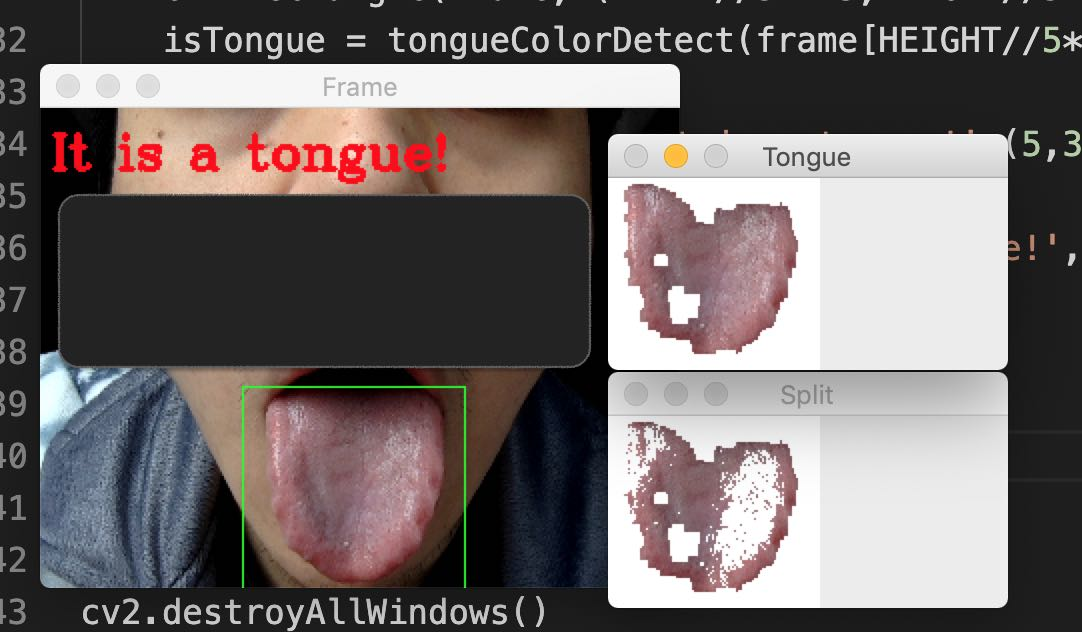
#> input picture example.jpg, 1082 x 632 px, given in place of the camera
$ python detectTougue.py
#> lines starting #> are read from the running program, lines starting #| are printed output that depends on the picture; after the words box and inside, x2 and y2 are one past the last pixel; in counts of white or black regions, pixels touching at a corner belong together; long printed decimals are rounded
#> further down, frame is the input picture: shape (632, 1082, 3); mean B, G, R 104.9, 105.2, 112.3
#> `cv2.rectangle(frame, (WIDTH//3 - 5,HEIGHT//5*3 - 5), (WIDTH//3*2, HEIG..`: frame: shape (632, 1082, 3); 0.06% of pixels changed, all inside (x1, y1, x2, y2) = (101, 139, 213, 241)
import numpy as np
import cv2
from matplotlib import pyplot as plt

# 函数功能:求出输入矩阵中所有不为0元素的最大值与最小值
# 输入:矩阵
# 输出:最大值与最小值
def getMyMaxAndMin(I):
    myMax = 0
    myMin = 255
    rows,columns= I.shape
    for i in range(rows):
        for j in range(columns):
            if I[i][j] != 0:
                if I[i][j] > myMax:
                    myMax = I[i][j]
                if I[i][j] < myMin:
                    myMin = I[i][j]
    return myMax,myMin

# 函数功能:迭代法确定色度法中的阈值，忽略矩阵中所有为0的元素
# 输入:矩阵
# 输出:符合要求的阈值
def iterativeThreshold(I):
    rows,columns= I.shape
    myMax,myMin = getMyMaxAndMin(I)
    T = (myMax + myMin) / 2
    temp = T

    while True:
        #计算所有小于temp且不为0元素的平均值
        leftCount = 0
        leftSum = 0
        for i in range(rows):
            for j in range(columns):
                if I[i][j] != 0 and I[i][j] < temp:
                    leftCount += 1
                    leftSum += I[i][j]
        if leftCount != 0:
            leftAvg = leftSum / leftCount
        else:
            leftAvg = 0

        #计算所有大于temp且不为0元素的平均值
        rightCount = 0
        rightSum = 0
        for i in range(rows):
            for j in range(columns):
                if I[i][j] != 0 and I[i][j] >= temp:
                    rightCount += 1
                    rightSum += I[i][j]
        if rightCount != 0:
            rightAvg = rightSum / rightCount
        else:
            rightAvg = 0

        T = (leftAvg + rightAvg) / 2
        if temp == T:
            break
        temp = T

    return T

# 函数功能:将输入图像拆分为H,S,V通道,并进行一系列处理提出舌头的轮廓
# 输入:原始图像
# 输出:二值化的closing矩阵，舌头区域为255，非舌头区域为0
def hsvDeal(img):
    hsv = cv2.cvtColor(img,cv2.COLOR_BGR2HSV)
#> hsv: shape (96, 106, 3); mean H, S, V 32.1, 59.8, 125.8
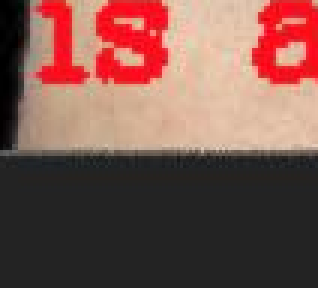
#> img: shape (96, 106, 3) (shown 3 times larger); mean of channels 0, 1, 2 78.3, 86, 125.6; drawn as B, G, R
    h = hsv[:,:,0]
    s = hsv[:,:,1]
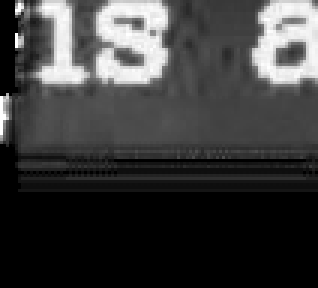
#> s: shape (96, 106) (shown 3 times larger); min 0, max 255, mean 59.8
    v = hsv[:,:,2]
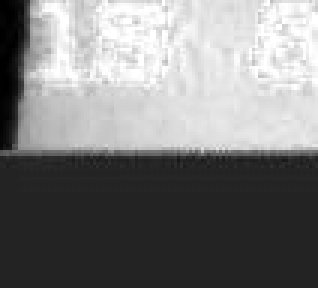
#> v: shape (96, 106) (shown 3 times larger); min 0, max 255, mean 125.8
    #二值化H通道与V通道
    _,thresh_h = cv2.threshold(h,127,255,cv2.THRESH_BINARY)
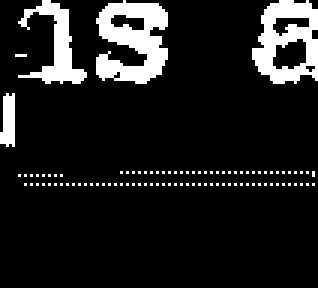
#> thresh_h: shape (96, 106) (shown 3 times larger); 11.7% white; 95 white regions (91 under 20 px), largest, box (x1, y1, x2, y2) and area: (32, 0, 56, 28) 427, (84, 0, 106, 28) 363, (6, 0, 29, 28) 233, (0, 31, 5, 49) 72
    _,thresh_v = cv2.threshold(v,127,255,cv2.THRESH_BINARY)
#> thresh_v: shape (96, 106); 48.1% white; 1 white region, box (x1, y1, x2, y2) and area: (6, 0, 106, 51) 4896
    #对H通道与V通道进行“与”运算
    hAndV = cv2.bitwise_and(thresh_h,thresh_v)
#> hAndV: shape (96, 106); 9.9% white; 3 white regions, box (x1, y1, x2, y2) and area: (32, 0, 56, 28) 427, (84, 0, 106, 28) 363, (8, 0, 29, 28) 217
    #进行形态学“闭”运算，先膨胀后腐蚀
    kernel = np.ones((5, 5), np.uint8)
    closing = cv2.morphologyEx(hAndV, cv2.MORPH_CLOSE, kernel)
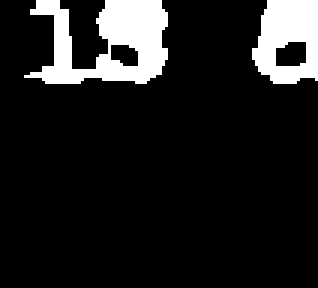
#> closing: shape (96, 106) (shown 3 times larger); 12% white; 2 white regions, box (x1, y1, x2, y2) and area: (8, 0, 56, 28) 765, (84, 0, 106, 28) 453
    #返回提取出的舌头轮廓
    return closing

# 函数功能:色度阈值法判断图像是否是舌头
# 输入:原图像
# 输出:bool值
def tongueColorDetect(img):
    #提取出舌头区域
    closing = hsvDeal(img)
    #舌头的掩膜,舌头区域为1，非舌头区域为0
    mask = closing.copy() / 255
    #计算“舌头”区域的占整个图像的比例，太低的话说明不是舌头
    effectiveRate = np.sum(mask == 1) / (mask.shape[0] * mask.shape[1])
#> effectiveRate = 0.12
    #非舌头区域置为白色
    tongueArea = img.copy()
    tongueArea[mask == 0] = [255,255,255]
    cv2.imshow('Tongue',tongueArea)

    #色度阈值法，I = R - (G + B) / 2
    #分离舌质与舌苔
    I = tongueArea[:,:,2] - (tongueArea[:,:,0] + tongueArea[:,:,1]) / 2
    I = I * mask
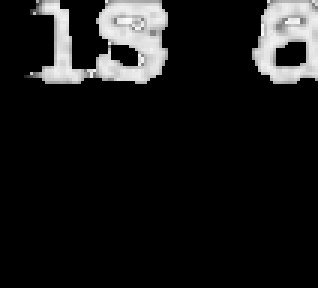
#> I: shape (96, 106) float64 (shown 3 times larger); min 0, max 252, mean 24.8

    iterT = iterativeThreshold(I)   #调用函数获得阈值
#> after the loop in getMyMaxAndMin, `for i in range(rows):`: myMax = 252; myMin = 38.5
#> in iterativeThreshold, `myMax,myMin = getMyMaxAndMin(I)`: myMax = 252; myMin = 38.5
#> in iterativeThreshold, `T = (myMax + myMin) / 2`: T = 145.2
#> iterT = 195.3
    colorResult = tongueArea.copy()
    colorResult[I >= iterT] = [255,255,255]
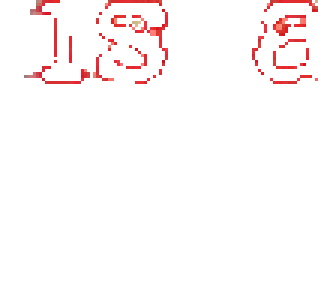
#> colorResult: shape (96, 106, 3) (shown 3 times larger); mean of channels 0, 1, 2 248.5, 248.4, 254; drawn as B, G, R
    cv2.imshow("Split",colorResult)
    avg_r = np.mean(tongueArea[(I > 0) & (I < iterT),2])
#> avg_r = 224.7
    avg_g = np.mean(tongueArea[I >= iterT,1])
#> avg_g = 23.63
    avg_compare = np.mean(I[(I > 0) & (I < iterT)])
#> avg_compare = 168.2
    print("The average value of compare is:" + str(avg_compare))
#| The average value of compare is:168.215
    print("The average value of r is:" + str(avg_r))
#| The average value of r is:224.732
    print("The average value of g is:" + str(avg_g))
#| The average value of g is:23.632
    print("The rate of the effective area is:" + str(effectiveRate))
#| The rate of the effective area is:0.1197

    #可以调节的四个参数
    #舌质部位的r平均值;r分量突出程度的平均值;舌质部位的g分量平均值;舌头区域的有效占比effectiveRate
    if avg_r >= 120 and avg_compare >= 20 and avg_g < 200 and effectiveRate >= 0.1:
        return True
    else:
        return False

# -------- 主程序开始 --------
WIDTH = 320
HEIGHT = 240
cap = cv2.VideoCapture(0)
cap.set(3,WIDTH)
cap.set(4,HEIGHT)

while True:
    ret,frame = cap.read()
    cv2.rectangle(frame, (WIDTH//3 - 5,HEIGHT//5*3 - 5), (WIDTH//3*2, HEIGHT), [0,255,0],1)
    isTongue = tongueColorDetect(frame[HEIGHT//5*3:HEIGHT,WIDTH//3:WIDTH//3*2,:])
#> isTongue = True
    if isTongue == True:
        cv2.putText(frame, 'It is a tongue!',(5,30), cv2.FONT_HERSHEY_COMPLEX, 0.8, (0, 0, 255), 2, 8,0)
    else:
        cv2.putText(frame, 'It is not a tongue!',(5,30), cv2.FONT_HERSHEY_COMPLEX, 0.8, (0, 0, 255), 2, 8,0)

    cv2.imshow('Frame',frame)
    if cv2.waitKey(10) &0xFF == ord('q'):
#> (key q is pressed here)
        break

cap.release()
cv2.destroyAllWindows()
